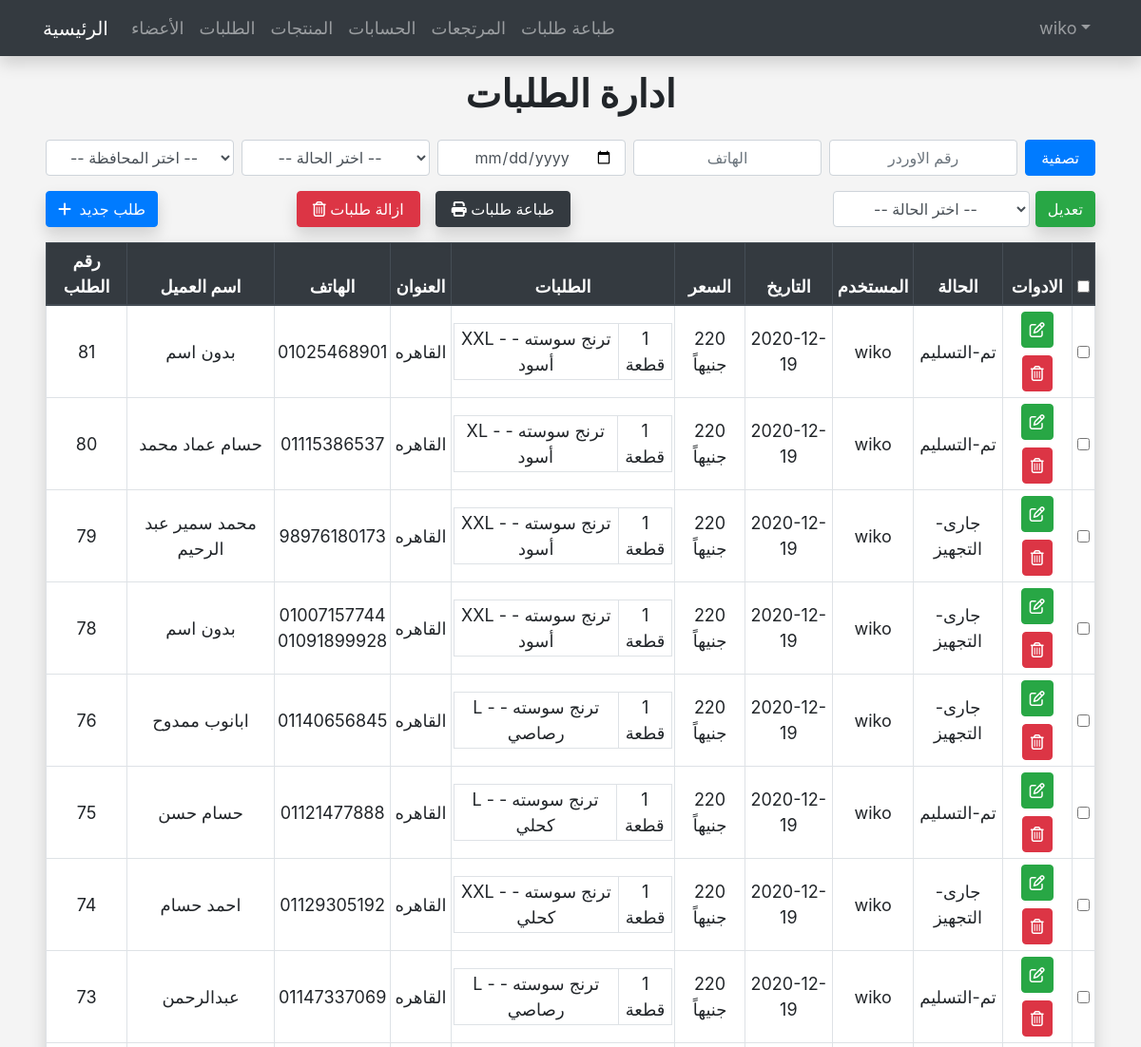
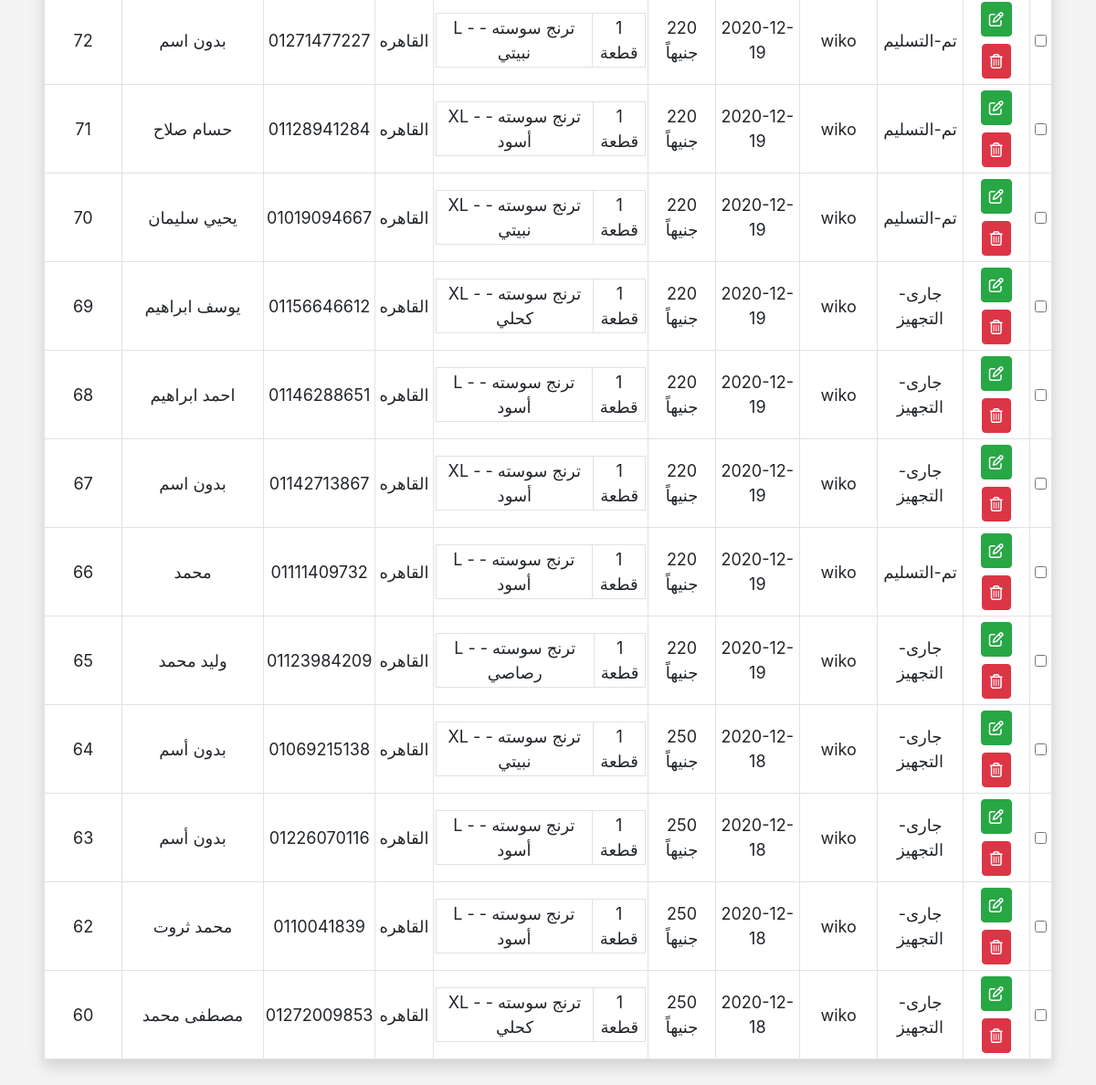
The app's page /admin/orders.php (signed in) with its own data (2 pictures, top to bottom).
### tables this page shows
CREATE TABLE `orders` (
  `OrderID` int(10) NOT NULL,
  `ClientName` varchar(255) NOT NULL,
  `City` varchar(100) NOT NULL DEFAULT '0',
  `ClientAddress` varchar(255) NOT NULL,
  `ClientPhone` varchar(100) NOT NULL,
  `ClientPhone2` varchar(100) NOT NULL DEFAULT '0',
  `OrderDate` date NOT NULL,
  `NumOfPieces` int(11) NOT NULL DEFAULT 1,
  `UserID` int(11) NOT NULL,
  `MandopID` int(5) NOT NULL DEFAULT 0,
  `MandopStatus` int(11) NOT NULL DEFAULT 0,
  `Approve` tinyint(4) NOT NULL DEFAULT 0,
  `Status` int(11) NOT NULL DEFAULT 0,
  `ChargePrint` int(11) NOT NULL DEFAULT 0
);

CREATE TABLE `pieces` (
  `PieceID` int(11) NOT NULL,
  `OrderNumber` int(11) NOT NULL,
  `PieceModel` int(11) NOT NULL,
  `NumberOfPieces` int(100) NOT NULL DEFAULT 1,
  `PiecePrice` varchar(100) NOT NULL DEFAULT '0'
);

CREATE TABLE `products` (
  `ProductID` int(11) NOT NULL,
  `ProductName` varchar(255) NOT NULL,
  `ProductColor` varchar(255) NOT NULL,
  `ProductSize` int(11) NOT NULL DEFAULT 0,
  `NumOfPieces` int(100) NOT NULL DEFAULT 0
);

CREATE TABLE `users` (
  `ID` int(5) NOT NULL,
  `UserName` varchar(255) NOT NULL,
  `Email` varchar(255) NOT NULL,
  `Password` varchar(255) NOT NULL,
  `City` varchar(100) NOT NULL,
  `Address` varchar(255) NOT NULL,
  `Phone` varchar(100) NOT NULL,
  `Phone2` varchar(100) NOT NULL DEFAULT '0',
  `FullName` varchar(255) NOT NULL,
  `RegDate` date NOT NULL,
  `Status` int(11) NOT NULL DEFAULT 0,
  `Approve` tinyint(4) NOT NULL DEFAULT 0,
  `ManagerID` int(5) NOT NULL
);

### admin/orders.php (the view, shortened to what the rows shown need)
<?php
    if(isset($_SESSION['Username'])) :
        $do = isset($_GET['do']) ? $_GET['do'] : 'Manage';
    else :
        header('Location: index.php');
        exit();
    endif;
?>
<?php  include $tpl . 'header.php'; ?>
<?php
    if($do == 'Manage') :
        if($_SERVER['REQUEST_METHOD'] == 'POST') :
            $City     = $_POST['city'];
            $Date     = $_POST['SearchDate'];
            $Phone    = $_POST['SearchPhone'];
            $OrderNum = $_POST['SearchOrderNum'];
            if($_SESSION['UserStatus'] == 1) :
                $Status   = $_POST['status'];
            endif;
        else :
            $City     = 'all';
            $Date     = '';
            $Phone    = '';
            if($_SESSION['UserStatus'] == 1) :
                $Status   = '-1';
            endif;
        endif;
        if($_SESSION['UserStatus'] == 1) :
            if(!empty ($Phone)) :
                $check = $con->prepare("SELECT      orders.*,
                                                    users.UserName  As UserName
                                        FROM        orders
                                        INNER JOIN  users
                                                ON  users.ID = orders.UserID
                                        WHERE       orders.Status
                                                IN  (0, 1, 2, 3, 4, 5, 6, 10, 11 ,12)
                                        AND         orders.ClientPhone = '$Phone'
                                        ORDER BY    OrderID DESC ");
            else :
                if($City != 'all') :
                    if($Status != '-1') :
                        if(!empty ($Date)) :
                            $check = $con->prepare("SELECT      orders.*,
                                                                users.UserName  As UserName
                                                    FROM        orders
                                                    INNER JOIN  users
                                                            ON  users.ID = orders.UserID
                                                    WHERE       orders.City = '$City'
                                                    AND         orders.Status = '$Status'
                                                    AND         orders.OrderDate = '$Date'
                                                    ORDER BY    OrderID DESC ");
                        else:
                            $check = $con->prepare("SELECT      orders.*,
                                                                users.UserName  As UserName
                                                    FROM        orders
                                                    INNER JOIN  users
                                                            ON  users.ID = orders.UserID
                                                    WHERE       orders.City = '$City'
                                                    AND         orders.Status = '$Status'
                                                    ORDER BY    OrderID DESC ");
                        endif;
                    else :
                        if(!empty ($Date)) :
                            $check = $con->prepare("SELECT      orders.*,
                                                                users.UserName  As UserName
                                                    FROM        orders
                                                    INNER JOIN  users
                                                            ON  users.ID = orders.UserID
                                                    WHERE       orders.Status
                                                            IN  (0, 1, 2, 3, 4, 5, 6, 10, 11 ,12)
                                                    AND         orders.City = '$City'
                                                    AND         orders.OrderDate = '$Date'
                                                    ORDER BY    OrderID DESC ");
                        else:
                            $check = $con->prepare("SELECT      orders.*,
                                                                users.UserName  As UserName
                                                    FROM        orders
                                                    INNER JOIN  users
                                                            ON  users.ID = orders.UserID
                                                    WHERE       orders.Status
                                                            IN  (0, 1, 2, 3, 4, 5, 6, 10, 11 ,12)
                                                    AND         orders.City = '$City'
                                                    ORDER BY    OrderID DESC ");
                        endif;
                    endif;
                else:
                    if($Status != '-1') :
                        if(!empty ($Date)) :
                            $check = $con->prepare("SELECT      orders.*,
                                                                users.UserName  As UserName
                                                    FROM        orders
                                                    INNER JOIN  users
                                                            ON  users.ID = orders.UserID
                                                    WHERE       orders.Status = '$Status'
                                                    AND         orders.OrderDate = '$Date'
                                                    ORDER BY    OrderID DESC ");
                        else:
                            $check = $con->prepare("SELECT      orders.*,
                                                                users.UserName  As UserName
                                                    FROM        orders
                                                    INNER JOIN  users
                                                            ON  users.ID = orders.UserID
                                                    WHERE       orders.Status = '$Status'
                                                    ORDER BY    OrderID DESC ");
                        endif;
                    else :
                        if(!empty ($Date)) :
                            $check = $con->prepare("SELECT      orders.*,
                                                                users.UserName  As UserName
                                                    FROM        orders
                                                    INNER JOIN  users
                                                            ON  users.ID = orders.UserID
                                                    WHERE       orders.Status
                                                            IN  (0, 1, 2, 3, 4, 5, 6, 10, 11 ,12)
                                                    AND         orders.OrderDate = '$Date'
                                                    ORDER BY    OrderID DESC ");
                        else:
                            $check = $con->prepare("SELECT      orders.*,
                                                                users.UserName  As UserName
                                                    FROM        orders
                                                    INNER JOIN  users
                                                            ON  users.ID = orders.UserID
                                                    WHERE       orders.Status
                                                            IN  (0, 1, 2, 3, 4, 5, 6, 10, 11 ,12)
                                                    ORDER BY    OrderID DESC ");
                        endif;
                    endif;
                endif;
            endif;
        endif;
        $check->execute();
        $orders = $check->fetchAll();
    ?>
        <h1 class="text-center font-weight-bold mt-3 mb-4"> ادارة الطلبات </h1>
        <div class="mx-5 pb-5 min-h">
            <form method="POST" action="" id="formorders" >
                <table class="table table-bordered shadow main-table table-hover mb-4 text-center">
                    <thead class="thead-dark">
                        <tr>
                            <th>رقم الطلب</th>
                            <th>اسم العميل</th>
                            <th>الهاتف</th>
                            <th>العنوان</th>
                            <th>الطلبات</th>
                            <th>السعر</th>
                            <th>التاريخ</th>
                            <th>المستخدم</th>
                        <?php
                            if($_SESSION['UserStatus'] == 1) :
                        ?>
                            <th>الحالة</th>
                        <?php
                            endif;
                        ?>
                            <th>الادوات</th>
                            <th>
                                <input class="form-check-input p" type="checkbox" id="selectAll" data-toggle="tooltip" title="تحديد الكل">
                            </th>
                        </tr>
                    </thead>
                    <tbody>
                        <?php
                                foreach($orders as $order) :
                                    $arrayStatus = ["طباعة", "جارى-التجهيز" ,"توزيع", "استلام", "جارى-المحاسبة", "تم-التسليم", "تم-التحصيل", "مرتجع", "تهرب", "ملغى", "لم-يرد", "مغلق", "تأجيل"];
                                    $statusNum = $order['Status'];
                                    $status = $arrayStatus[$statusNum];
                                    $check = $con->prepare("SELECT      pieces.*,
                                                                        products.*
                                                            FROM        pieces
                                                            INNER JOIN  products
                                                                    ON  pieces.PieceModel = products.ProductID
                                                            WHERE       pieces.OrderNumber = ?");
                                    $check->execute(array($order['OrderID']));
                                    $pieces = $check->fetchAll();
                                    $arraySize = ['0', 'S', 'M', 'L', 'XL', 'XXL', 'XXXL'];
                                    echo
                                        '<tr>
                                            <td>' . $order['OrderID'] . '</td>
                                            <td>' . $order['ClientName'] . '</td>
                                            <td>' . $order['ClientPhone'] ;
                                    if($order['ClientPhone2'] != 0) :
                                        echo '<br>' . $order['ClientPhone2'] ;
                                    endif;
                                        echo'</td>
                                            <td>' . $order['City'] . '</td>
                                            <td class="bord">
                                                <table class="w-100">';
                                                $totalprice = 0;
                                                foreach($pieces as $piece) :
                                                    $SizeNum = $piece['ProductSize'];
                                                    $size = $arraySize[$SizeNum];
                                                    echo' <tr>
                                                            <td>'   . $size . ' - '
                                                                    . $piece['ProductName'] . ' - '
                                                                    . $piece['ProductColor'] . '
                                                            </td>
                                                            <td dir="rtl">'
                                                                    . $piece['NumberOfPieces'] . '
                                                                    قطعة
                                                            </td>
                                                        </tr>';
                                                    $totalprice += $piece['PiecePrice'];
                                                endforeach;
                                                echo'</table>
                                            </td>
                                            <td dir=rtl>' . $totalprice . ' جنيهاً</td>
                                            <td>' . $order['OrderDate'] . '</td>
                                            <td>' . $order['UserName'] . '</td>';
                                if($_SESSION['UserStatus'] == 1) :
                                    echo    '<td>' . $status . '</td>' ;
                                endif;
                                echo    '   <td>
                                                <a href="orders.php?do=Edit&orderid=' . $order['OrderID'] . '" class="btn btn-success px-2  my-1" data-toggle="tooltip" title="تعديل">
                                                    <i class="fa fa-edit"></i>
                                                </a>
                                                <a href="orders.php?do=Delete&orderid=' . $order['OrderID'] . '" class="btn btn-danger px-2 my-1 confirm" data-toggle="tooltip" title="ازالة">
                                                    <i class="far fa-trash-alt"></i>
                                                </a>';
                                    echo  ' </td>
                                            <td>
                                                <input class="form-check-input" type="checkbox" id="checkItem" name="check[]" value="' . $order['OrderID'] . '" data-toggle="tooltip" title="تحديد">
                                            </td>
                                        </tr>';
                                endforeach;
                        ?>
                    </tbody>
                </table>
            </form>
        </div>
    <?php
    endif;
?>
<?php  include $tpl . 'footer.php'; ?>

### records on screen
orders: OrderID "81", ClientName "بدون اسم", ClientPhone "01025468901", City "القاهره", totalprice "220", OrderDate "2020-12-19", UserID.UserName "wiko", Status "تم-التسليم"
pieces: PieceModel.ProductSize "XXL", PieceModel.ProductName "ترنج سوسته", PieceModel.ProductColor "أسود", NumberOfPieces "1"
orders: OrderID "80", ClientName "حسام عماد محمد", ClientPhone "01115386537", City "القاهره", totalprice "220", OrderDate "2020-12-19", UserID.UserName "wiko", Status "تم-التسليم"
pieces: PieceModel.ProductSize "XL", PieceModel.ProductName "ترنج سوسته", PieceModel.ProductColor "أسود", NumberOfPieces "1"
orders: OrderID "79", ClientName "محمد سمير عبد الرحيم", ClientPhone "98976180173", City "القاهره", totalprice "220", OrderDate "2020-12-19", UserID.UserName "wiko", Status "جارى-التجهيز"
pieces: PieceModel.ProductSize "XXL", PieceModel.ProductName "ترنج سوسته", PieceModel.ProductColor "أسود", NumberOfPieces "1"
orders: OrderID "78", ClientName "بدون اسم", ClientPhone "01007157744", ClientPhone2 "01091899928", City "القاهره", totalprice "220", OrderDate "2020-12-19", UserID.UserName "wiko", Status "جارى-التجهيز"
pieces: PieceModel.ProductSize "XXL", PieceModel.ProductName "ترنج سوسته", PieceModel.ProductColor "أسود", NumberOfPieces "1"
orders: OrderID "76", ClientName "ابانوب ممدوح", ClientPhone "01140656845", City "القاهره", totalprice "220", OrderDate "2020-12-19", UserID.UserName "wiko", Status "جارى-التجهيز"
pieces: PieceModel.ProductSize "L", PieceModel.ProductName "ترنج سوسته", PieceModel.ProductColor "رصاصي", NumberOfPieces "1"
orders: OrderID "75", ClientName "حسام حسن", ClientPhone "01121477888", City "القاهره", totalprice "220", OrderDate "2020-12-19", UserID.UserName "wiko", Status "تم-التسليم"
pieces: PieceModel.ProductSize "L", PieceModel.ProductName "ترنج سوسته", PieceModel.ProductColor "كحلي", NumberOfPieces "1"
orders: OrderID "74", ClientName "احمد حسام", ClientPhone "01129305192", City "القاهره", totalprice "220", OrderDate "2020-12-19", UserID.UserName "wiko", Status "جارى-التجهيز"
pieces: PieceModel.ProductSize "XXL", PieceModel.ProductName "ترنج سوسته", PieceModel.ProductColor "كحلي", NumberOfPieces "1"
orders: OrderID "73", ClientName "عبدالرحمن", ClientPhone "01147337069", City "القاهره", totalprice "220", OrderDate "2020-12-19", UserID.UserName "wiko", Status "تم-التسليم"
pieces: PieceModel.ProductSize "L", PieceModel.ProductName "ترنج سوسته", PieceModel.ProductColor "رصاصي", NumberOfPieces "1"
orders: OrderID "72", ClientName "بدون اسم", ClientPhone "01271477227", City "القاهره", totalprice "220", OrderDate "2020-12-19", UserID.UserName "wiko", Status "تم-التسليم"
pieces: PieceModel.ProductSize "L", PieceModel.ProductName "ترنج سوسته", PieceModel.ProductColor "نبيتي", NumberOfPieces "1"
orders: OrderID "71", ClientName "حسام صلاح", ClientPhone "01128941284", City "القاهره", totalprice "220", OrderDate "2020-12-19", UserID.UserName "wiko", Status "تم-التسليم"
pieces: PieceModel.ProductSize "XL", PieceModel.ProductName "ترنج سوسته", PieceModel.ProductColor "أسود", NumberOfPieces "1"
orders: OrderID "70", ClientName "يحيي سليمان", ClientPhone "01019094667", City "القاهره", totalprice "220", OrderDate "2020-12-19", UserID.UserName "wiko", Status "تم-التسليم"
pieces: PieceModel.ProductSize "XL", PieceModel.ProductName "ترنج سوسته", PieceModel.ProductColor "نبيتي", NumberOfPieces "1"
orders: OrderID "69", ClientName "يوسف ابراهيم", ClientPhone "01156646612", City "القاهره", totalprice "220", OrderDate "2020-12-19", UserID.UserName "wiko", Status "جارى-التجهيز"
pieces: PieceModel.ProductSize "XL", PieceModel.ProductName "ترنج سوسته", PieceModel.ProductColor "كحلي", NumberOfPieces "1"
orders: OrderID "68", ClientName "احمد ابراهيم", ClientPhone "01146288651", City "القاهره", totalprice "220", OrderDate "2020-12-19", UserID.UserName "wiko", Status "جارى-التجهيز"
pieces: PieceModel.ProductSize "L", PieceModel.ProductName "ترنج سوسته", PieceModel.ProductColor "أسود", NumberOfPieces "1"
orders: OrderID "67", ClientName "بدون اسم", ClientPhone "01142713867", City "القاهره", totalprice "220", OrderDate "2020-12-19", UserID.UserName "wiko", Status "جارى-التجهيز"
pieces: PieceModel.ProductSize "XL", PieceModel.ProductName "ترنج سوسته", PieceModel.ProductColor "أسود", NumberOfPieces "1"
orders: OrderID "66", ClientName "محمد", ClientPhone "01111409732", City "القاهره", totalprice "220", OrderDate "2020-12-19", UserID.UserName "wiko", Status "تم-التسليم"
pieces: PieceModel.ProductSize "L", PieceModel.ProductName "ترنج سوسته", PieceModel.ProductColor "أسود", NumberOfPieces "1"
orders: OrderID "65", ClientName "وليد محمد", ClientPhone "01123984209", City "القاهره", totalprice "220", OrderDate "2020-12-19", UserID.UserName "wiko", Status "جارى-التجهيز"
pieces: PieceModel.ProductSize "L", PieceModel.ProductName "ترنج سوسته", PieceModel.ProductColor "رصاصي", NumberOfPieces "1"
orders: OrderID "64", ClientName "بدون أسم", ClientPhone "01069215138", City "القاهره", totalprice "250", OrderDate "2020-12-18", UserID.UserName "wiko", Status "جارى-التجهيز"
pieces: PieceModel.ProductSize "XL", PieceModel.ProductName "ترنج سوسته", PieceModel.ProductColor "نبيتي", NumberOfPieces "1"
orders: OrderID "63", ClientName "بدون أسم", ClientPhone "01226070116", City "القاهره", totalprice "250", OrderDate "2020-12-18", UserID.UserName "wiko", Status "جارى-التجهيز"
pieces: PieceModel.ProductSize "L", PieceModel.ProductName "ترنج سوسته", PieceModel.ProductColor "أسود", NumberOfPieces "1"
orders: OrderID "62", ClientName "محمد ثروت", ClientPhone "0110041839", City "القاهره", totalprice "250", OrderDate "2020-12-18", UserID.UserName "wiko", Status "جارى-التجهيز"
pieces: PieceModel.ProductSize "L", PieceModel.ProductName "ترنج سوسته", PieceModel.ProductColor "أسود", NumberOfPieces "1"
orders: OrderID "60", ClientName "مصطفى محمد", ClientPhone "01272009853", City "القاهره", totalprice "250", OrderDate "2020-12-18", UserID.UserName "wiko", Status "جارى-التجهيز"
pieces: PieceModel.ProductSize "XL", PieceModel.ProductName "ترنج سوسته", PieceModel.ProductColor "كحلي", NumberOfPieces "1"

### other values on screen
$_SESSION['Username'] "wiko"
